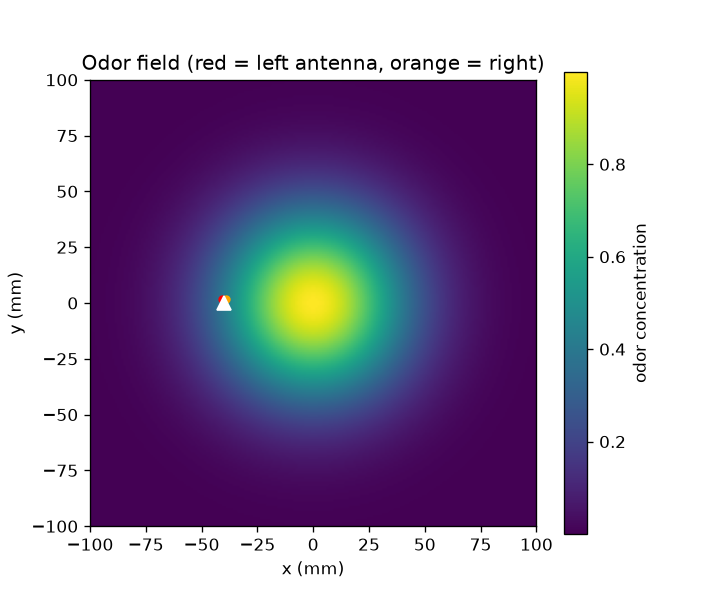

Generate this figure with Python:
"""Check the odor field, antennae and ORN rates make sense."""
import matplotlib.pyplot as plt
import numpy as np

from flybrain.world import Fly, OdorSource, orn_rate

source = OdorSource(x=0, y=0)

tests = [
    ("facing the source", np.radians(90 * 0)),
    ("source on its right", np.radians(90)),
    ("facing away", np.radians(180)),
]

for label, heading in tests:
    fly = Fly(x=-40, y=0, heading=heading)
    left, right = fly.antenna_positions()
    c_left = source.concentration(*left)
    c_right = source.concentration(*right)
    print(f"{label:22} left: {orn_rate(c_left):5.1f} Hz   right: {orn_rate(c_right):5.1f} Hz")

xs = np.linspace(-100, 100, 200)
X, Y = np.meshgrid(xs, xs)
C = source.concentration(X, Y)

plt.figure(figsize=(6, 5))
plt.imshow(C, extent=(-100, 100, -100, 100), origin="lower", cmap="viridis")
plt.colorbar(label="odor concentration")
fly = Fly(x=-40, y=0, heading=np.radians(90))
for (ax_, ay_), color in zip(fly.antenna_positions(), ["red", "orange"]):
    plt.plot(ax_, ay_, "o", color=color, markersize=4)
plt.plot(fly.x, fly.y, "w^", markersize=8)
plt.title("Odor field (red = left antenna, orange = right)")
plt.xlabel("x (mm)")
plt.ylabel("y (mm)")
plt.savefig("sims/test_world.png", dpi=120)
plt.show()
